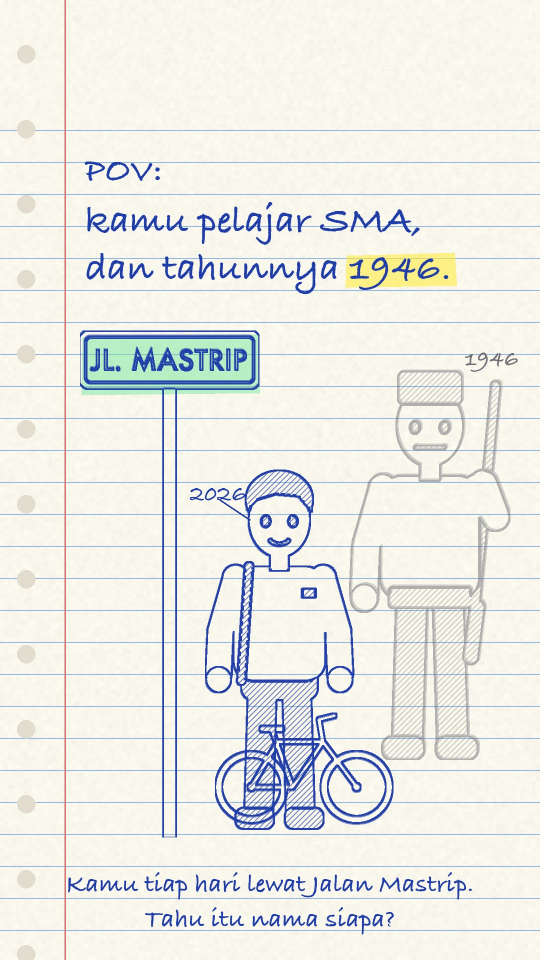
#> input picture 41. surat-untuk-mas-trip/style_samples/buku_A.jpg, 1080 x 1920 px (shown at 1/2 size)
$ python -i style_frames2.py   (imports and definitions only)
#> lines starting #> are read from the running program, lines starting #| are printed output that depends on the picture
#> further down, picture is the input picture: PIL image 1080x1920 RGB; mean R, G, B 234.5, 235.3, 229.4
"""Video 2 style frames, round 2: five more candidate styles, same two shots as style_frames.py.

  4 papan  — chalk on a classroom blackboard
  5 catair — ink line + watercolour wash in a sketchbook
  6 komik  — comic page: thick ink, screentone, caption boxes
  7 riso   — two-colour risograph zine (fluoro pink + blue)
  8 pixel  — pixel art, limited palette

  python3 style_frames2.py  →  ../style_samples/<style>_{A,B}.jpg + perbandingan2.jpg
"""
import math
import os
import random

import numpy as np
from PIL import Image, ImageChops, ImageDraw, ImageFilter

from style_frames import (OUT, SUP, HAND, CHALK, F, W, H, put, tspr, BEBAS, BEBAS_P, bike, street_sign, rara, trip,
                          note_sketch, penline, ink, torn_edge_mask, rays_s)
from styles import paper, multiply, watercolorize, grain


# ---------------------------------------------------------------- shared layout
# [17 lines left out: functions layout_A, layout_B, not called in this run]


# ---------------------------------------------------------------- 4 papan tulis kapur
BOARD = (38, 66, 52)
CH_W, CH_Y, CH_B = (238, 238, 228), (250, 225, 110), (150, 205, 240)


# [55 lines left out: functions board, chalky, chalk_draw, chalk_text, papan_A, papan_B, not called in this run]


# ---------------------------------------------------------------- 5 cat air sketsa
SEPIA = (70, 45, 30)


# [5 lines left out: function wc_draw, not called in this run]


def wc_text(img, xy, txt, size, col=SEPIA, anchor='mm'):
    ImageDraw.Draw(img).text(xy, txt, font=F(HAND, size), fill=tuple(col) + (255,), anchor=anchor)


# [36 lines left out: functions catair, catair_A, catair_B, not called in this run]


# ---------------------------------------------------------------- 6 komik
KINK = (20, 20, 24)
KYEL = (255, 222, 70)


# [74 lines left out: functions screentone, komik_draw, caption, speed_lines, komik_A, komik_B, not called in this run]


# ---------------------------------------------------------------- 7 risograph
PINK = np.array([255, 72, 176], np.float32)
BLUE = np.array([0, 120, 191], np.float32)


# [44 lines left out: functions riso, riso_draw, _dots, _put_l, not called in this run]


def _text_l(canvas, xy, txt, size, font=BEBAS_P, anchor='mm'):
    ImageDraw.Draw(canvas).text(xy, txt, font=F(font, size), fill=255, anchor=anchor)


# [21 lines left out: functions riso_A, riso_B, not called in this run]


# ---------------------------------------------------------------- 8 pixel art
PX = 6
PAL = [(24, 20, 37), (60, 52, 92), (93, 110, 160), (140, 180, 220), (230, 236, 240), (250, 214, 150), (226, 160, 110),
       (180, 80, 60), (210, 50, 60), (60, 140, 90), (120, 200, 120), (250, 240, 200), (120, 110, 100), (180, 175, 165)]


def pixelate(img):
    small = img.convert('RGB').resize((W // PX, H // PX), Image.BOX)
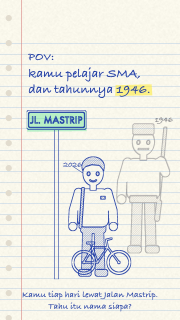
#> small: PIL image 180x320 RGB; mean R, G, B 234.7, 235.4, 229.6
    pal = Image.new('P', (1, 1))
    pal.putpalette([c for rgb in PAL for c in rgb] + [0] * (768 - 3 * len(PAL)))
    q = small.quantize(palette=pal, dither=Image.Dither.NONE).convert('RGB')
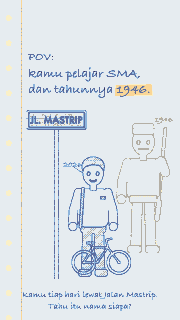
#> q: PIL image 180x320 RGB; mean R, G, B 221.2, 228, 233.7
    return q.resize((W, H), Image.NEAREST).convert('RGBA')
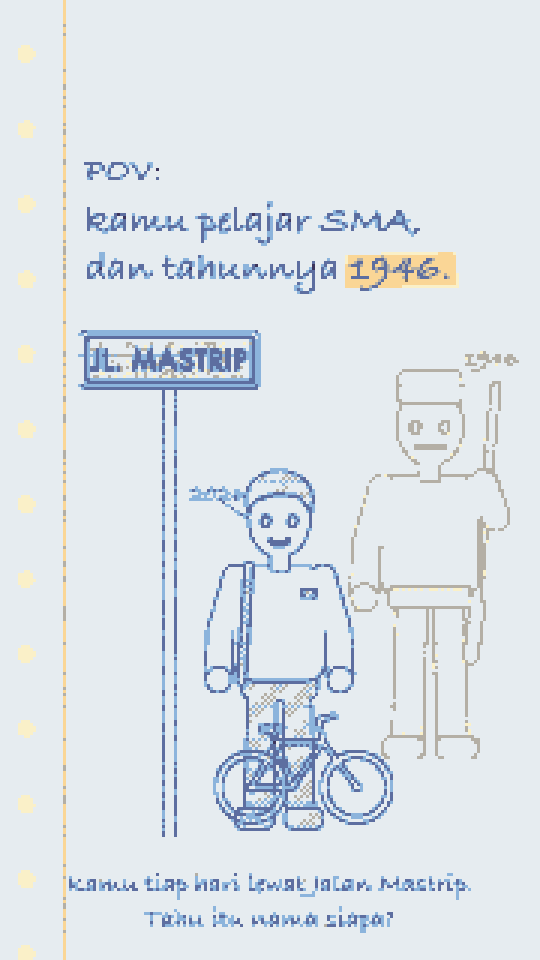
#> returned value: PIL image 1080x1920 RGBA (shown at 1/2 size); mean R, G, B, A 221.2, 228, 233.7, 255


# [47 lines left out: functions px_text, pixel_A, pixel_B, not called in this run]


# [20 lines not run here, left out]

>>> from PIL import Image
>>> picture = Image.open('../style_samples/buku_A.jpg')
>>> result = pixelate(picture)

$ run again, on 41. surat-untuk-mas-trip/style_samples/catair_A.jpg
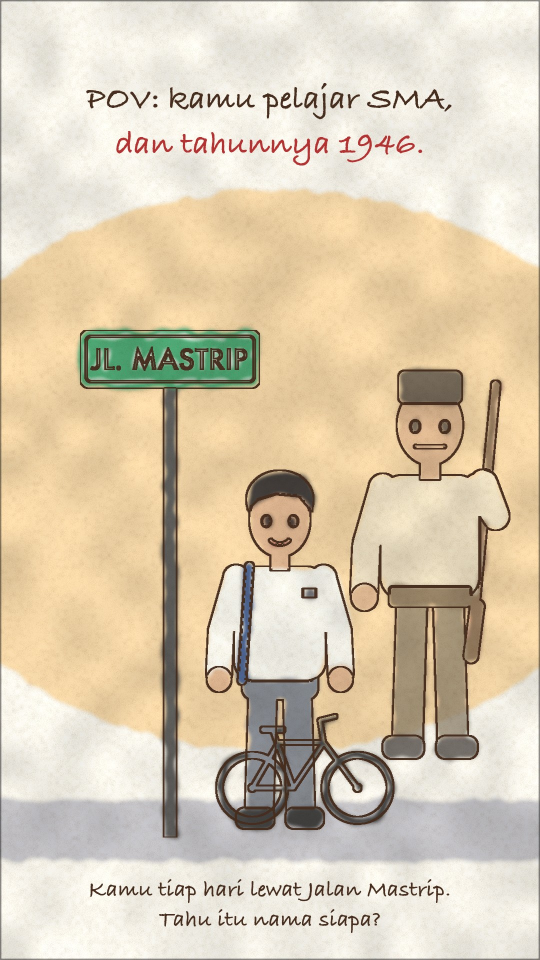
#> input picture 41. surat-untuk-mas-trip/style_samples/catair_A.jpg, 1080 x 1920 px (shown at 1/2 size)
#> picture is the input picture: PIL image 1080x1920 RGB; mean R, G, B 218.4, 204.2, 179.7
#> in pixelate, `small = img.convert('RGB').resize((W // PX, H // PX), Image.BOX)`:
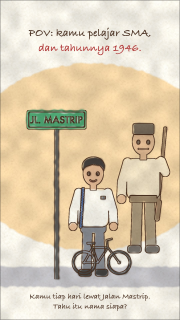
#> small: PIL image 180x320 RGB; mean R, G, B 218.5, 204.4, 179.8
#> in pixelate, `return q.resize((W, H), Image.NEAREST).convert('RGBA')`:
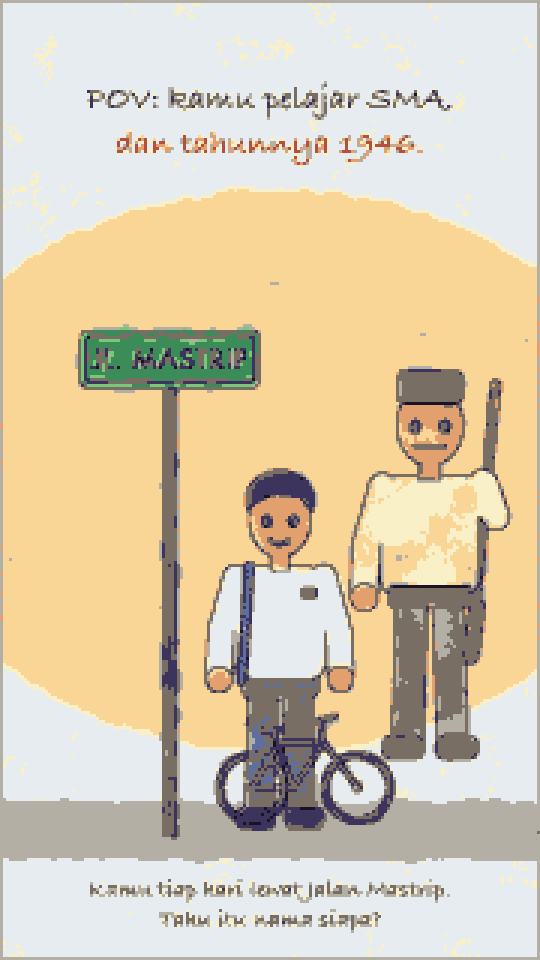
#> returned value: PIL image 1080x1920 RGBA (shown at 1/2 size); mean R, G, B, A 218.2, 204.8, 178.6, 255
